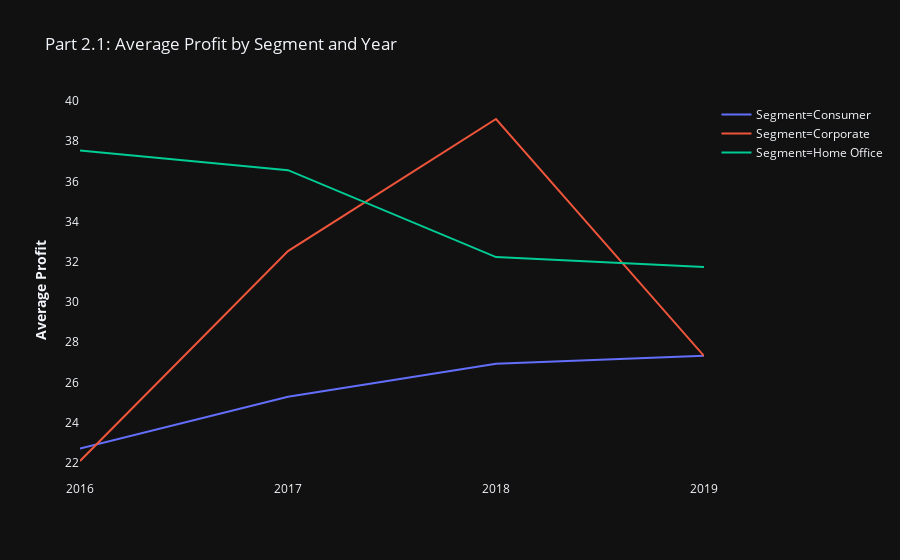

The notebook cell saved with this chart:
### Markdown cell above
<h3>Plot<h3>

### Code cell
fig = px.line(df_seg_year,
             x='order_year',
             y='Profit',
             template='plotly_dark',
             color='Segment',
             title='Part 2.1: Average Profit by Segment and Year')

fig.update_xaxes(showgrid=False,
                 title_text='',
                dtick=1)

fig.update_yaxes(showgrid=False,
                 title_text='<b>Average Profit<b>',
                dtick=2,
                tickformat='$,.f')

fig.show()

### Figure 1 — Plotly figure (JSON) as saved in the notebook; plotly's stock layout.template omitted (floating-point values rounded to 4 significant figures)
{"data": [{"hoverlabel": {"namelength": 0}, "hovertemplate": "Segment=Consumer<br>order_year=%{x}<br>Profit=%{y}", "legendgroup": "Segment=Consumer", "line": {"color": "#636efa", "dash": "solid"}, "mode": "lines", "name": "Segment=Consumer", "showlegend": true, "type": "scatter", "x": [2016, 2017, 2018, 2019], "xaxis": "x", "y": [22.72, 25.29, 26.93, 27.33], "yaxis": "y"}, {"hoverlabel": {"namelength": 0}, "hovertemplate": "Segment=Corporate<br>order_year=%{x}<br>Profit=%{y}", "legendgroup": "Segment=Corporate", "line": {"color": "#EF553B", "dash": "solid"}, "mode": "lines", "name": "Segment=Corporate", "showlegend": true, "type": "scatter", "x": [2016, 2017, 2018, 2019], "xaxis": "x", "y": [22.09, 32.53, 39.1, 27.32], "yaxis": "y"}, {"hoverlabel": {"namelength": 0}, "hovertemplate": "Segment=Home Office<br>order_year=%{x}<br>Profit=%{y}", "legendgroup": "Segment=Home Office", "line": {"color": "#00cc96", "dash": "solid"}, "mode": "lines", "name": "Segment=Home Office", "showlegend": true, "type": "scatter", "x": [2016, 2017, 2018, 2019], "xaxis": "x", "y": [37.53, 36.55, 32.23, 31.74], "yaxis": "y"}], "layout": {"legend": {"tracegroupgap": 0}, "title": {"text": "Part 2.1: Average Profit by Segment and Year"}, "xaxis": {"anchor": "y", "domain": [0, 1], "dtick": 1, "showgrid": false, "title": {"text": ""}}, "yaxis": {"anchor": "x", "domain": [0, 1], "dtick": 2, "showgrid": false, "tickformat": "$,.f", "title": {"text": "<b>Average Profit<b>"}}}}
